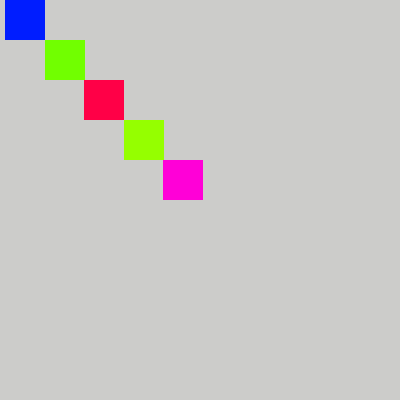
Frame 1 (no input)
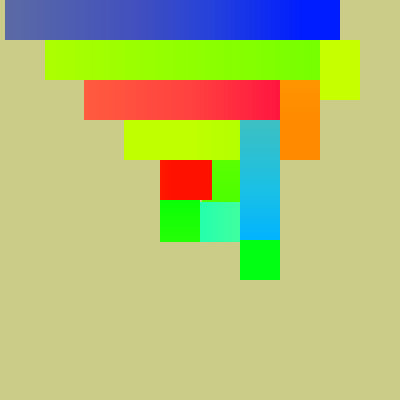
Frame 60 (the mouse pressed at the canvas centre just before this capture)
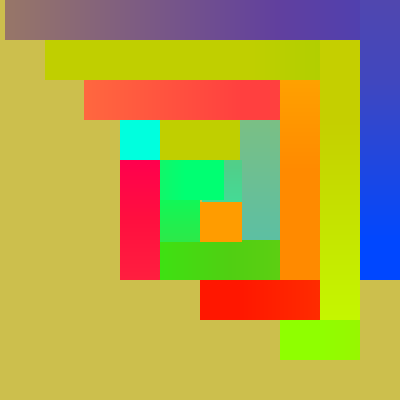
Frame 120 (the mouse held since frame 60 and released just before this capture)

The Processing sketch that drew these frames (run headless with seeded random() and noise(); from frame 60 on, the mouse is pressed at the canvas centre):

// Processing sketch: prac18b
// ── prac18b.pde
float x[], y[], tam;
int estado[], col[], cant, vel;

void setup() {
  size(400, 400);
  noStroke();
  smooth();
  colorMode(HSB);
  frameRate(60);
  tam = 40;
  cant = (width/40)/2;
  vel = 5;

  x = new float[cant];
  y = new float[cant];
  estado = new int[cant];
  col = new int[cant];

  for (int i = 0; i < cant; i++) {
    x[i] = i*tam;
    y[i] = i*tam;
    estado[i] = 1;
    col[i] = int(random(256));
  }
}

void draw() {
  fill((col[0]+128)%256, 255, 255, 2);
  rect(0, 0, width, height);

  for (int i = 0; i < cant; i++) {
    if (estado[i] == 1) {
      x[i]+=vel-(i/2);
      if (x[i] >= width-(tam*(i+1))) {
        col[i] = int(random(256));
        estado[i] = 2;
      }
    }
    else if (estado[i] == 2) {
      y[i]+=vel-(i/2);
      if (y[i] >= height-(tam*(i+1))) {
        col[i] = int(random(256));
        estado[i] = 3;
      }
    }
    else if (estado[i] == 3) {
      x[i]-=vel-(i/2);
      if (x[i] <= i*tam) {
        col[i] = int(random(256));
        estado[i] = 4;
      }
    }
    else if (estado[i] == 4) {
      y[i]-=vel-(i/2);
      if (y[i] <= i*tam) {
        col[i] = int(random(256));
        estado[i] = 1;
      }
    }
    fill(col[i], 255, 255);
    rect(x[i], y[i], tam, tam);
  }
}
